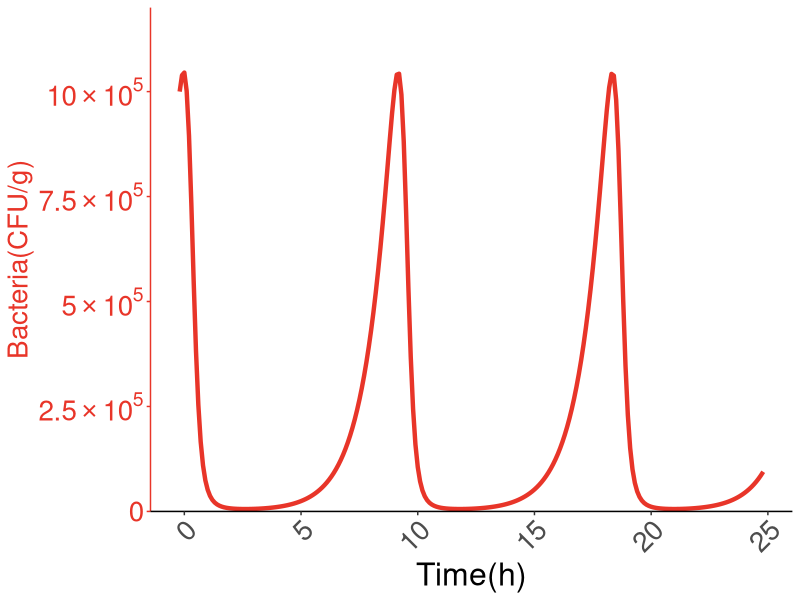
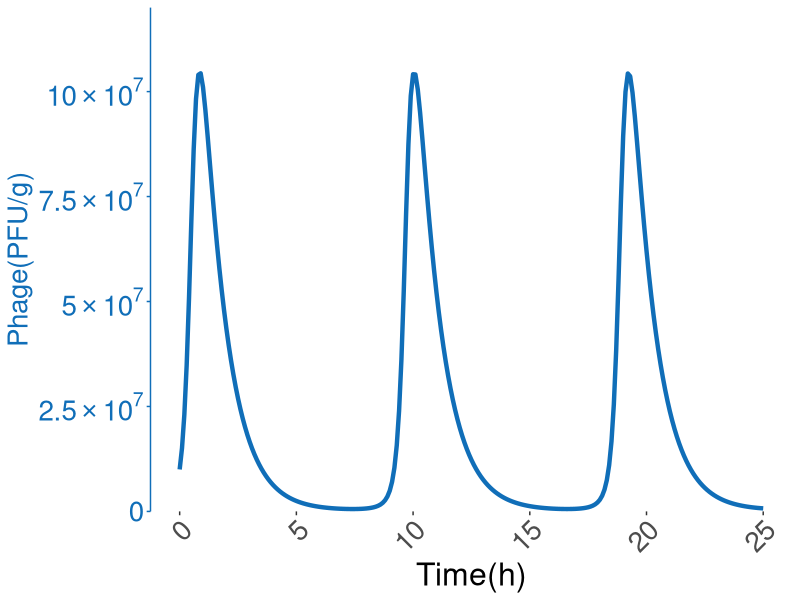
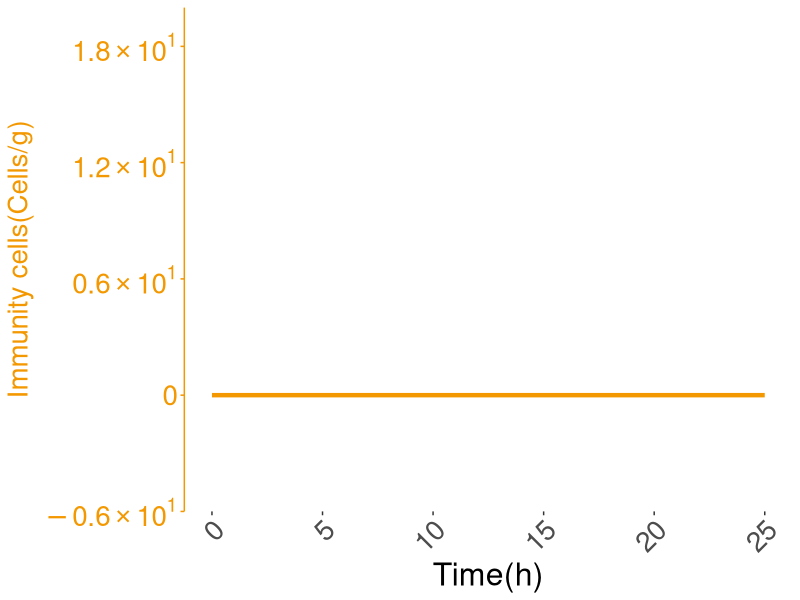

Write the R code that produced these figures, in order. (Note: this script raises an error after producing the figures.)
library(deSolve)
library(ggplot2)
library(gtable)
library(grid)


hinvert_title_grob <- function(grob){
  # 交换宽度
  widths <- grob$widths
  grob$widths[1] <- widths[3]
  grob$widths[3] <- widths[1]
  grob$vp[[1]]$layout$widths[1] <- widths[3]
  grob$vp[[1]]$layout$widths[3] <- widths[1]
  
  # 修改对齐
  grob$children[[1]]$hjust <- 1 - grob$children[[1]]$hjust 
  grob$children[[1]]$vjust <- 1 - grob$children[[1]]$vjust 
  grob$children[[1]]$x <- unit(1, "npc") - grob$children[[1]]$x
  grob
}

add_yaxis_left <- function(g1, g2) {
  # 将坐标轴添加到左侧
  # 添加坐标轴
  pos <- c(subset(g1$layout, name == "ylab-l", select = t:r))
  index <- which(g2$layout$name == "axis-l")
  yaxis <- g2$grobs[[index]]
  # 先添加 3mm 间距
  g <- gtable_add_cols(g1, unit(3, "mm"), pos$l - 1)
  # 再添加轴
  g <- gtable_add_cols(g, g2$widths[g2$layout[index, ]$l], pos$l - 1)
  g <- gtable_add_grob(g, yaxis, pos$t, pos$l, pos$b, pos$l, clip = "off", name = "axis-l")
  # 添加轴标签
  index <- which(g2$layout$name == "ylab-l")
  ylab <- g2$grobs[[index]]
  g <- gtable_add_cols(g, g2$widths[g2$layout[index, ]$l], pos$l - 1)
  g <- gtable_add_grob(g, ylab, pos$t, pos$l, pos$b, pos$l, clip = "off", name = "ylab-l")
  g
}

add_yaxis_right <- function(g1, g2, pos) {
  # 将坐标轴添加到右侧
  # ============ 2. 轴标签 ============ #
  index <- which(g2$layout$name == "ylab-l")
  ylab <- g2$grobs[[index]]
  ylab <- hinvert_title_grob(ylab)
  # 添加轴标签
  g <- gtable_add_cols(g1, g2$widths[g2$layout[index, ]$l], pos$r)
  g <- gtable_add_grob(g, ylab, pos$t, pos$r + 1, pos$b, pos$r + 1, clip = "off", name = "ylab-r")
  # ============ 3. 轴设置 ============ #
  index <- which(g2$layout$name == "axis-l")
  yaxis <- g2$grobs[[index]]
  # 将 Y 轴线移动到最左边
  yaxis$children[[1]]$x <- unit.c(unit(0, "npc"), unit(0, "npc"))
  # 交换刻度线和刻度标签
  ticks <- yaxis$children[[2]]
  ticks$widths <- rev(ticks$widths)
  ticks$grobs <- rev(ticks$grobs)
  # 移动刻度线
  ticks$grobs[[1]]$x <- ticks$grobs[[1]]$x - unit(1, "npc") + unit(3, "pt")
  # 刻度标签位置转换和对齐
  ticks$grobs[[2]] <- hinvert_title_grob(ticks$grobs[[2]])
  yaxis$children[[2]] <- ticks
  # 添加轴，unit(3, "mm") 增加轴间距
  g <- gtable_add_cols(g, g2$widths[g2$layout[index, ]$l] + unit(3, "mm"), pos$r)
  g <- gtable_add_grob(g, yaxis, pos$t, pos$r + 1, pos$b, pos$r + 1, clip = "off", name = "axis-r")
  g
}

add_yaxis <- function(g1, g2, offset = 0) {
  # ============ 1. 主绘图区 ============ #
  # 获取主绘图区域
  pos <- c(subset(g1$layout, name == "panel", select = t:r))
  # 添加图形
  g <- gtable_add_grob(g1, g2$grobs[[which(g2$layout$name == "panel")]], 
                       pos$t, pos$l, pos$b * ((offset - 2) * 0.00001 + 1), pos$l)
  if (offset > 3 && offset %% 2 == 0) {
    g <- add_yaxis_left(g, g2)
  } else {
    g <- add_yaxis_right(g, g2, pos)
  }
  g
}

# 接受可变参数，可添加多个 Y 轴
plot_multi_yaxis <- function(..., right_label_reverse = TRUE) {
  args <- list(...)
  my_theme <- theme(panel.grid = element_blank(), panel.background = element_rect(fill = NA))
  len <- length(args)
  args[[1]] <- args[[1]] + my_theme
  g <- ggplotGrob(args[[1]])
  for (i in len:2) { 
    if (i < 4 || i %% 2 && right_label_reverse) {
      # 为轴标签添加旋转
      args[[i]] <- args[[i]] + 
        theme(axis.title.y = element_text(angle = 270))
    }
    args[[i]] <- args[[i]] + my_theme
    # 获取 gtable 对象
    g2 <- ggplotGrob(args[[i]])
    g <- add_yaxis(g, g2, offset = i)
  }
  # 绘制图形
  grid.newpage()
  grid.draw(g)
}

####################################### Immunity non-existance

r = 1
phi = 5*10^-8
eps = 0
KD = 2.2*10^6
KC = 10^9

beta = 100
phi = 5*10^-8
omg = 1

alpha = 0.97
KI = 2.4*10^7
KN = 10^5
Iomg = 0.05



derivs <- function(t,state, parms) {
  with(as.list(c(state, parms)), {
    
    dB <- r*B*(1-B/KC) - B*phi*P - eps*I*B/(1+B/KD)
    
    dP <- beta*phi*P*B - omg*P
    
    dI <- alpha * I * (1-I/KI) * B/(B + KN) - Iomg*I
    
    list(c(dB,dP,dI))
  })
}

state <- c(B = 10^6,P = 10^7,I = 0)
times <- seq(0, 25, 0.1)

parms <- c(r,phi,eps,KD,KC,
           beta,phi,omg,
           alpha,KI,KN)

yout <- ode(y = state, times = times, func = derivs, parms = parms,method = 'ode45')
#plot(yout)

########################## visualization
library(ggplot2)
options(scipen = 200)

dat = data.frame(Time = rep(yout[,1],3),
                 Value = c(yout[,2],yout[,3],yout[,4]),
                 Type = c(rep('Bacteria',nrow(yout)),
                          rep('Phage',nrow(yout)),
                          rep('Immunity cells',nrow(yout))
                 )
)


dat_b = subset(dat,dat$Type=='Bacteria')
dat_p = subset(dat,dat$Type=='Phage')
dat_i = subset(dat,dat$Type=='Immunity cells')

library(ggplot2)

p1 = ggplot(data=dat_b,aes(x=Time,y=Value))+
  geom_line(size=1.5,color="#FF6600") + theme_classic() + 
  theme(legend.position = 'none') + 
  ylab('CFU/g') + ggtitle('Bacteria') + xlab('') +
  scale_y_continuous(labels = c(expression(italic(0)),
                                expression(2.5%*%10^5),
                                expression(5.0%*%10^5),
                                expression(7.5%*%10^5),
                                expression(10.0%*%10^5)),
                     position = "left",
                     expand = c(0,0),
                     breaks = c(0,250000,500000,750000,1000000),
                     limits = c(0,1100000))


p2 = ggplot(data=dat_p,aes(x=Time,y=Value))+
  geom_line(size=1.5,color="#33CC99") + theme_classic() + 
  theme(legend.position = 'none') + 
  ylab('PFU/g') + ggtitle('Phage') + xlab('') +
  scale_y_continuous(labels = c(expression(italic(0)),
                                expression(2.5%*%10^7),
                                expression(5.0%*%10^7),
                                expression(7.5%*%10^7),
                                expression(10.0%*%10^7)),
                     position = "left",
                     expand = c(0,0),
                     breaks = c(0,25000000,50000000,75000000,100000000),
                     limits = c(0,110000000))


p3 = ggplot(data=dat_i,aes(x=Time,y=Value))+
  geom_line(size=1.5,color="#6633FF") + theme_classic() + 
  theme(legend.position = 'none') + 
  ylab('Cells/g') + ggtitle('Immunity cells') + xlab('')



dd = data.frame(cbind(Time = yout[,1],Bacteria = yout[,2],Phage = yout[,3],Immunity = yout[,4]))

colors <- c('#E83529', '#106EB8', '#F39800')
p1 <- ggplot(dd, aes(Time, Bacteria, group = 1)) + 
  geom_line(size=1.5,colour = colors[1], position = position_nudge(x = -0.2)) + 
  labs(x = "Time(h)", y = "Bacteria(CFU/g)") +
  scale_y_continuous(limits = c(0,1200000), expand = c(0,0),
                     labels = c(expression(italic(0)),
                                expression(2.5%*%10^5),
                                expression(5.0%*%10^5),
                                expression(7.5%*%10^5),
                                expression(10.0%*%10^5)),
                     breaks = c(0,250000,500000,750000,1000000)) +
  theme(panel.grid = element_blank(), 
        panel.background = element_rect(fill = NA), 
        axis.text.y = element_text(color = colors[1],size = 20),
        axis.ticks.y = element_line(color = colors[1]),
        axis.title.x = element_text(size = 23),
        axis.title.y = element_text(color = colors[1],size = 20), 
        axis.line.y = element_line(color = colors[1]),
        axis.line.x = element_line(color = 'black'),
        axis.text.x = element_text(size = 20,angle = 45, hjust = 1, vjust = 1)
  )


p2 <- ggplot(dd, aes(Time, Phage, group = 1)) + 
  geom_line(size=1.5,colour = colors[2]) + 
  labs(x = "Time(h)", y = "Phage(PFU/g)") +
  scale_y_continuous(limits = c(0,120000000), expand = c(0,0),
                     labels = c(expression(italic(0)),
                                expression(2.5%*%10^7),
                                expression(5.0%*%10^7),
                                expression(7.5%*%10^7),
                                expression(10.0%*%10^7)),
                     breaks = c(0,25000000,50000000,75000000,100000000))  +
  theme(panel.grid = element_blank(), 
        panel.background = element_rect(fill = NA), 
        axis.text.y = element_text(color = colors[2],size = 20),
        axis.ticks.y = element_line(color = colors[2]),
        axis.title.x = element_text(size = 23),
        axis.title.y = element_text(color = colors[2],size = 20), 
        axis.line.y = element_line(color = colors[2]), 
        axis.text.x = element_text(size = 20,angle = 45, hjust = 1, vjust = 1)
  )



p3 <- ggplot(dd, aes(Time, Immunity, group = 1)) + 
  geom_line(size=1.5,colour = colors[3]) + 
  scale_y_continuous(limits = c(-6, 20), expand = c(0,0),
                     labels = c(expression(italic(-0.6%*%10^1)),
                                expression(0),
                                expression(0.6%*%10^1),
                                expression(1.2%*%10^1),
                                expression(1.8%*%10^1)),
                     breaks = c(-6,0,6,12,18)) +
  labs(x = "Time(h)", y = expression("Immunity cells(Cells/g)")) +
  theme(panel.grid = element_blank(), 
        panel.background = element_rect(fill = NA), 
        axis.text.y = element_text(color = colors[3],size = 20),
        axis.ticks.y = element_line(color = colors[3]),
        axis.title.x = element_text(size = 23),
        axis.title.y = element_text(color = colors[3],size = 20), 
        axis.line.y = element_line(color = colors[3]), 
        axis.text.x = element_text(size = 20,angle = 45, hjust = 1, vjust = 1)
  )


plot_multi_yaxis(p1, p2, p3)



############################## Immunity existance strong


r = 1
phi = 5*10^-8
eps = 8.2*10^-8
KD = 2.2*10^6
KC = 10^9

beta = 100
phi = 5*10^-8
omg = 1

alpha = 0.97
KI = 2.4*10^7
KN = 10^5
Iomg = 0.05


derivs <- function(t,state, parms) {
  with(as.list(c(state, parms)), {
    
    dB <- r*B*(1-B/KC) - B*phi*P - eps*I*B/(1+B/KD)
    
    dP <- beta*phi*P*B - omg*P
    
    dI <- alpha * I * (1-I/KI) * B/(B + KN) - Iomg*I
    
    list(c(dB,dP,dI))
  })
}

state <- c(B = 10^6,P = 10^7,I = 2.7*10^6)
times <- seq(0, 25, 0.1)

parms <- c(r,phi,eps,KD,KC,
           beta,phi,omg,
           alpha,KI,KN)

yout <- ode(y = state, times = times, func = derivs, parms = parms,method = 'ode45')
#plot(yout)

########################## visualization
library(ggplot2)
options(scipen = 200)

dat = data.frame(Time = rep(yout[,1],3),
                 Value = c(yout[,2],yout[,3],yout[,4]),
                 Type = c(rep('Bacteria',nrow(yout)),
                          rep('Phage',nrow(yout)),
                          rep('Immunity cells',nrow(yout))
                 )
)


dat_b = subset(dat,dat$Type=='Bacteria')
dat_p = subset(dat,dat$Type=='Phage')
dat_i = subset(dat,dat$Type=='Immunity cells')

library(ggplot2)

p4 = ggplot(data=dat_b,aes(x=Time,y=Value))+
  geom_line(size=1.5,color="#FF6600") + theme_classic() + 
  theme(legend.position = 'none') + 
  ylab('CFU/g') + xlab('') +
  scale_y_continuous(labels = c(expression(italic(0)),
                                expression(2.5%*%10^5),
                                expression(5.0%*%10^5),
                                expression(7.5%*%10^5),
                                expression(10.0%*%10^5)),
                     position = "left",
                     expand = c(0,0),
                     breaks = c(0,250000,500000,750000,1000000),
                     limits = c(0,1000000))



p5 = ggplot(data=dat_p,aes(x=Time,y=Value))+
  geom_line(size=1.5,color="#33CC99") + theme_classic() + 
  theme(legend.position = 'none') + 
  ylab('PFU/g') + xlab('') +
  scale_y_continuous(labels = c(expression(italic(0)),
                                expression(2.5%*%10^7),
                                expression(5.0%*%10^7),
                                expression(7.5%*%10^7),
                                expression(10.0%*%10^7)),
                     position = "left",
                     expand = c(0,0),
                     breaks = c(0,25000000,50000000,75000000,100000000),
                     limits = c(0,100000000))


p6 = ggplot(data=dat_i,aes(x=Time,y=Value))+
  geom_line(size=1.5,color="#6633FF") + theme_classic() + 
  theme(legend.position = 'none') + 
  ylab('Cells/g') + xlab('') +
  scale_y_continuous(labels = c(expression(italic(0)),
                                expression(0.5%*%10^7),
                                expression(1.0%*%10^7),
                                expression(1.5%*%10^7),
                                expression(2.0%*%10^7)),
                     position = "left",
                     expand = c(0,0),
                     breaks = c(0,5000000,10000000,15000000,20000000),
                     limits = c(0,20000000))


dd = data.frame(cbind(Time = yout[,1],Bacteria = yout[,2],Phage = yout[,3],Immunity = yout[,4]))

colors <- c('#E83529', '#106EB8', '#F39800')
p1 <- ggplot(dd, aes(Time, Bacteria, group = 1)) + 
  geom_line(size=1.5,colour = colors[1], position = position_nudge(x = -0.2)) + 
  labs(x = "Time(h)", y = "Bacteria(CFU/g)") +
  scale_y_continuous(limits = c(0,1200000), expand = c(0,0),
                     labels = c(expression(italic(0)),
                                expression(2.5%*%10^5),
                                expression(5.0%*%10^5),
                                expression(7.5%*%10^5),
                                expression(10.0%*%10^5)),
                     breaks = c(0,250000,500000,750000,1000000)) +
  theme(panel.grid = element_blank(), 
        panel.background = element_rect(fill = NA), 
        axis.text.y = element_text(color = colors[1],size = 20),
        axis.ticks.y = element_line(color = colors[1]),
        axis.title.x = element_text(size = 23),
        axis.title.y = element_text(color = colors[1],size = 20), 
        axis.line.y = element_line(color = colors[1]),
        axis.line.x = element_line(color = 'black'),
        axis.text.x = element_text(size = 20,angle = 45, hjust = 1, vjust = 1)
  )


p2 <- ggplot(dd, aes(Time, Phage, group = 1)) + 
  geom_line(size=1.5,colour = colors[2]) + 
  labs(x = "Time(h)", y = "Phage(PFU/g)") +
  scale_y_continuous(limits = c(0,120000000), expand = c(0,0),
                     labels = c(expression(italic(0)),
                                expression(2.5%*%10^7),
                                expression(5.0%*%10^7),
                                expression(7.5%*%10^7),
                                expression(10.0%*%10^7)),
                     breaks = c(0,25000000,50000000,75000000,100000000))  +
  theme(panel.grid = element_blank(), 
        panel.background = element_rect(fill = NA), 
        axis.text.y = element_text(color = colors[2],size = 20),
        axis.ticks.y = element_line(color = colors[2]),
        axis.title.x = element_text(size = 23),
        axis.title.y = element_text(color = colors[2],size = 20), 
        axis.line.y = element_line(color = colors[2]),
        axis.line.x = element_line(color = 'black'),
        axis.text.x = element_text(size = 20,angle = 45, hjust = 1, vjust = 1)
  )


p3 <- ggplot(dd, aes(Time, Immunity, group = 1)) + 
  geom_line(size=1,colour = colors[3]) + 
  scale_y_continuous(limits = c(0,22000000), expand = c(0,0),
                     labels = c(expression(italic(0)),
                                expression(0.5%*%10^7),
                                expression(1.0%*%10^7),
                                expression(1.5%*%10^7),
                                expression(2.0%*%10^7)),
                     breaks = c(0,5000000,10000000,15000000,20000000)) +
  labs(x = "Time(h)", y = expression("Immunity cells(Cells/g)")) +
  theme(panel.grid = element_blank(), 
        panel.background = element_rect(fill = NA), 
        axis.text.y = element_text(color = colors[3],size = 20),
        axis.ticks.y = element_line(color = colors[3]),
        axis.title.x = element_text(size = 23),
        axis.title.y = element_text(color = colors[3],size = 20), 
        axis.line.y = element_line(color = colors[3]),
        axis.line.x = element_line(color = 'black'),
        axis.text.x = element_text(size = 20,angle = 45, hjust = 1, vjust = 1)
  )

plot_multi_yaxis(p1, p2, p3)



############################## Immunity existance weak


r = 1
phi = 5*10^-8
eps = 8.2*10^-8
KD = 2.2*10^6
KC = 10^9

beta = 100
phi = 5*10^-8
omg = 1

alpha = 0.05
KI = 2.4*10^7
KN = 10^5
Iomg = 0.005


derivs <- function(t,state, parms) {
  with(as.list(c(state, parms)), {
    
    dB <- r*B*(1-B/KC) - B*phi*P - eps*I*B/(1+B/KD)
    
    dP <- beta*phi*P*B - omg*P
    
    dI <- alpha * I * (1-I/KI) * B/(B + KN) - Iomg*I
    
    list(c(dB,dP,dI))
  })
}

state <- c(B = 10^6,P = 10^7,I = 2.7*10^6)
times <- seq(0, 25, 0.1)

parms <- c(r,phi,eps,KD,KC,
           beta,phi,omg,
           alpha,KI,KN)

yout <- ode(y = state, times = times, func = derivs, parms = parms,method = 'ode45')
#plot(yout)

########################## visualization
library(ggplot2)
options(scipen = 200)

dat = data.frame(Time = rep(yout[,1],3),
                 Value = c(yout[,2],yout[,3],yout[,4]),
                 Type = c(rep('Bacteria',nrow(yout)),
                          rep('Phage',nrow(yout)),
                          rep('Immunity cells',nrow(yout))
                 )
)


dat_b = subset(dat,dat$Type=='Bacteria')
dat_p = subset(dat,dat$Type=='Phage')
dat_i = subset(dat,dat$Type=='Immunity cells')

library(ggplot2)

p7 = ggplot(data=dat_b,aes(x=Time,y=Value))+
  geom_line(size=1.5,color="#FF6600") + theme_classic() + 
  theme(legend.position = 'none') + 
  ylab('CFU/g') + xlab('Time(h)') +
  scale_y_continuous(labels = c(expression(italic(0)),
                                expression(2.5%*%10^5),
                                expression(5.0%*%10^5),
                                expression(7.5%*%10^5),
                                expression(10.0%*%10^5)),
                     position = "left",
                     expand = c(0,0),
                     breaks = c(0,250000,500000,750000,1000000),
                     limits = c(0,1200000))



p8 = ggplot(data=dat_p,aes(x=Time,y=Value))+
  geom_line(size=1.5,color="#33CC99") + theme_classic() + 
  theme(legend.position = 'none') + 
  ylab('PFU/g') + xlab('Time(h)') +
  scale_y_continuous(labels = c(expression(italic(0)),
                                expression(2.5%*%10^7),
                                expression(5.0%*%10^7),
                                expression(7.5%*%10^7),
                                expression(10.0%*%10^7)),
                     position = "left",
                     expand = c(0,0),
                     breaks = c(0,25000000,50000000,75000000,100000000),
                     limits = c(0,110000000))


p9 = ggplot(data=dat_i,aes(x=Time,y=Value))+
  geom_line(size=1.5,color="#6633FF") + theme_classic() + 
  theme(legend.position = 'none') + 
  ylab('Cells/g') + xlab('Time(h)') +
  scale_y_continuous(labels = c(expression(italic(0)),
                                expression(1.0%*%10^6),
                                expression(2.0%*%10^6),
                                expression(3.0%*%10^6),
                                expression(4.0%*%10^6)),
                     position = "left",
                     expand = c(0,0),
                     breaks = c(0,1000000,2000000,3000000,4000000),
                     limits = c(0,4000000))


dd = data.frame(cbind(Time = yout[,1],Bacteria = yout[,2],Phage = yout[,3],Immunity = yout[,4]))

colors <- c('#E83529', '#106EB8', '#F39800')
p1 <- ggplot(dd, aes(Time, Bacteria, group = 1)) + 
  geom_line(size=1.5,colour = colors[1], position = position_nudge(x = -0.2)) + 
  labs(x = "Time(h)", y = "Bacteria(CFU/g)") +
  scale_y_continuous(limits = c(0,1200000), expand = c(0,0),
                     labels = c(expression(italic(0)),
                                expression(2.5%*%10^5),
                                expression(5.0%*%10^5),
                                expression(7.5%*%10^5),
                                expression(10.0%*%10^5)),
                     breaks = c(0,250000,500000,750000,1000000)) +
  theme(panel.grid = element_blank(), 
        panel.background = element_rect(fill = NA), 
        axis.text.y = element_text(color = colors[1],size = 20),
        axis.ticks.y = element_line(color = colors[1]),
        axis.title.x = element_text(size = 23),
        axis.title.y = element_text(color = colors[1],size = 20), 
        axis.line.y = element_line(color = colors[1]),
        axis.line.x = element_line(color = 'black'),
        axis.text.x = element_text(size = 20,angle = 45, hjust = 1, vjust = 1)
  )



p2 <- ggplot(dd, aes(Time, Phage, group = 1)) + 
  geom_line(size=1.5,colour = colors[2]) + 
  labs(x = "Time(h)", y = "Phage(PFU/g)") +
  scale_y_continuous(limits = c(0,120000000), expand = c(0,0),
                     labels = c(expression(italic(0)),
                                expression(2.5%*%10^7),
                                expression(5.0%*%10^7),
                                expression(7.5%*%10^7),
                                expression(10.0%*%10^7)),
                     breaks = c(0,25000000,50000000,75000000,100000000))  +
  theme(panel.grid = element_blank(), 
        panel.background = element_rect(fill = NA), 
        axis.text.y = element_text(color = colors[2],size = 20),
        axis.ticks.y = element_line(color = colors[2]),
        axis.title.x = element_text(size = 23),
        axis.title.y = element_text(color = colors[2],size = 20), 
        axis.line.y = element_line(color = colors[2]),
        axis.text.x = element_text(size = 20,angle = 45, hjust = 1, vjust = 1)
  )


p3 <- ggplot(dd, aes(Time, Immunity, group = 1)) + 
  geom_line(size=1.5,colour = colors[3]) + 
  scale_y_continuous(limits = c(0,22000000), expand = c(0,0),
                     labels = c(expression(italic(0)),
                                expression(0.5%*%10^7),
                                expression(1.0%*%10^7),
                                expression(1.5%*%10^7),
                                expression(2.0%*%10^7)),
                     breaks = c(0,5000000,10000000,15000000,20000000)) +
  labs(x = "Time(h)", y = expression("Immunity cells(Cells/g)")) +
  theme(panel.grid = element_blank(), 
        panel.background = element_rect(fill = NA), 
        axis.text.y = element_text(color = colors[3],size = 20),
        axis.ticks.y = element_line(color = colors[3]),
        axis.title.x = element_text(size = 23),
        axis.title.y = element_text(color = colors[3],size = 20), 
        axis.line.y = element_line(color = colors[3]),
        axis.text.x = element_text(size = 20,angle = 45, hjust = 1, vjust = 1)
  )



plot_multi_yaxis(p1, p2, p3)



################################
############################## Immunity existance weak without phage


r = 1
phi = 0
eps = 5*10^-8
KD = 2.2*10^6
KC = 10^9

beta = 100
phi = 0
omg = 0

alpha = 0.97
KI = 2.4*10^7
KN = 10^5
Iomg = 0.5


derivs <- function(t,state, parms) {
  with(as.list(c(state, parms)), {
    
    dB <- r*B*(1-B/KC) - B*phi*P - eps*I*B/(1+B/KD)
    
    dP <- beta*phi*P*B - omg*P
    
    dI <- alpha * I * (1-I/KI) * B/(B + KN) - Iomg*I
    
    list(c(dB,dP,dI))
  })
}

state <- c(B = 10^6,P = 0,I = 2.7*10^6)
times <- seq(0, 25, 0.1)

parms <- c(r,phi,eps,KD,KC,
           beta,phi,omg,
           alpha,KI,KN)

yout <- ode(y = state, times = times, func = derivs, parms = parms,method = 'ode45')
plot(yout)


########################## visualization
library(ggplot2)
options(scipen = 200)

dat = data.frame(Time = rep(yout[,1],3),
                 Value = c(yout[,2],yout[,3],yout[,4]),
                 Type = c(rep('Bacteria',nrow(yout)),
                          rep('Phage',nrow(yout)),
                          rep('Immunity cells',nrow(yout))
                 )
)


dat_b = subset(dat,dat$Type=='Bacteria')
dat_p = subset(dat,dat$Type=='Phage')
dat_i = subset(dat,dat$Type=='Immunity cells')


library(ggplot2)

p10 = ggplot(data=dat_b,aes(x=Time,y=Value))+
  geom_line(size=1.5,color="#FF6600") + theme_classic() + 
  theme(legend.position = 'none') + 
  ylab('CFU/g') + xlab('Time(h)') +
  scale_y_continuous(labels = c(expression(italic(0)),
                                expression(2.5%*%10^8),
                                expression(5.0%*%10^8),
                                expression(7.5%*%10^8),
                                expression(10.0%*%10^8)),
                     position = "left",
                     expand = c(0,0),
                     breaks = c(0,250000000,500000000,750000000,1000000000),
                     limits = c(0,1100000000))



p11 = ggplot(data=dat_p,aes(x=Time,y=Value))+
  geom_line(size=1.5,color="#33CC99") + theme_classic() + 
  theme(legend.position = 'none') + 
  ylab('PFU/g') + xlab('Time(h)')



p12 = ggplot(data=dat_i,aes(x=Time,y=Value))+
  geom_line(size=1.5,color="#6633FF") + theme_classic() + 
  theme(legend.position = 'none') + 
  ylab('Cells/g') + xlab('Time(h)')
  scale_y_continuous(labels = c(expression(italic(0)),
                                expression(2.5%*%10^6),
                                expression(5.0%*%10^6),
                                expression(7.5%*%10^6),
                                expression(10.0%*%10^6)),
                     position = "left",
                     expand = c(0,0),
                     breaks = c(0,2500000,5000000,7500000,10000000),
                     limits = c(0,12500000))


dd = data.frame(cbind(Time = yout[,1],Bacteria = yout[,2],Phage = yout[,3],Immunity = yout[,4]))

colors <- c('#E83529', '#106EB8', '#F39800')
p1 <- ggplot(dd, aes(Time, Bacteria, group = 1)) + 
  geom_line(size=1,colour = colors[1], position = position_nudge(x = -0.2)) + 
  labs(x = "Time(h)", y = "Bacteria(CFU/g)") +
  scale_y_continuous(limits = c(0,1100000000), expand = c(0,0),
                     llabels = c(expression(italic(0)),
                                 expression(2.5%*%10^8),
                                 expression(5.0%*%10^8),
                                 expression(7.5%*%10^8),
                                 expression(10.0%*%10^8)),
                     breaks = c(0,250000000,500000000,750000000,1000000000)) +
  theme(panel.grid = element_blank(), 
        panel.background = element_rect(fill = NA), 
        axis.text.y = element_text(color = colors[1],size = 15), 
        axis.ticks.y = element_line(color = colors[1]), 
        axis.title.x = element_text(size = 20),
        axis.title.y = element_text(color = colors[1],size = 20), 
        axis.line.y = element_line(color = colors[1]), 
        axis.line.x = element_line(color = 'black'),
        axis.text.x = element_text(size = 15,angle = 45, hjust = 1, vjust = 1)
  )


p2 <- ggplot(dd, aes(Time, Phage, group = 1)) + 
  geom_line(size=1,colour = colors[2]) + 
  labs(x = "Time(h)", y = "Phage(PFU/g)") +
  scale_y_continuous(limits = c(-5,20), expand = c(0,0))  +
  theme(panel.grid = element_blank(), 
        panel.background = element_rect(fill = NA), 
        axis.text.y = element_text(color = colors[2],size = 15), 
        axis.ticks.y = element_line(color = colors[2]),
        axis.title.x = element_text(size = 20),
        axis.title.y = element_text(color = colors[2],size = 20), 
        axis.line.y = element_line(color = colors[2]), 
        axis.text.x = element_text(size = 15,angle = 45, hjust = 1, vjust = 1)
  )

p3 <- ggplot(dd, aes(Time, Immunity, group = 1)) + 
  geom_line(size=1,colour = colors[3]) + 
  scale_y_continuous(limits = c(0,12500000), expand = c(0,0),
                     labels = c(expression(italic(0)),
                                expression(2.5%*%10^6),
                                expression(5.0%*%10^6),
                                expression(7.5%*%10^6),
                                expression(10.0%*%10^6)),
                     breaks = c(0,2500000,5000000,7500000,10000000)) +
  labs(x = "Time(h)", y = expression("Immunity cells(Cells/g)")) +
  theme(panel.grid = element_blank(), 
        panel.background = element_rect(fill = NA), 
        axis.text.y = element_text(color = colors[3],size = 15), 
        axis.ticks.y = element_line(color = colors[3]),
        axis.title.x = element_text(size = 20),
        axis.title.y = element_text(color = colors[3],size = 20), 
        axis.line.y = element_line(color = colors[3]), 
        axis.text.x = element_text(size = 15,angle = 45, hjust = 1, vjust = 1)
  )


plot_multi_yaxis(p1, p2, p3)


  
  
############################## Immunity existance strong without phage


r = 1
phi = 0
eps = 16.4*10^-8
KD = 2.2*10^6
KC = 10^9

beta = 100
phi = 0
omg = 0

alpha = 0.97
KI = 2.4*10^7
KN = 10^5
Iomg = 0.05


derivs <- function(t,state, parms) {
  with(as.list(c(state, parms)), {
    
    dB <- r*B*(1-B/KC) - B*phi*P - eps*I*B/(1+B/KD)
    
    dP <- beta*phi*P*B - omg*P
    
    dI <- alpha * I * (1-I/KI) * B/(B + KN) - Iomg*I
    
    list(c(dB,dP,dI))
  })
}

state <- c(B = 10^6,P = 0,I = 2.7*10^6)
times <- seq(0, 25, 0.1)

parms <- c(r,phi,eps,KD,KC,
           beta,phi,omg,
           alpha,KI,KN)

yout <- ode(y = state, times = times, func = derivs, parms = parms,method = 'ode45')
plot(yout)

########################## visualization
library(ggplot2)
options(scipen = 200)

dat = data.frame(Time = rep(yout[,1],3),
                 Value = c(yout[,2],yout[,3],yout[,4]),
                 Type = c(rep('Bacteria',nrow(yout)),
                          rep('Phage',nrow(yout)),
                          rep('Immunity cells',nrow(yout))
                 )
)


dat_b = subset(dat,dat$Type=='Bacteria')
dat_p = subset(dat,dat$Type=='Phage')
dat_i = subset(dat,dat$Type=='Immunity cells')


library(ggplot2)

p13 = ggplot(data=dat_b,aes(x=Time,y=Value))+
  geom_line(size=1.5,color="#FF6600") + theme_classic() + 
  theme(legend.position = 'none') + 
  ylab('CFU/g') + xlab('Time(h)') +
  scale_y_continuous(labels = c(expression(italic(0)),
                                expression(1.0%*%10^6),
                                expression(2.0%*%10^6),
                                expression(3.0%*%10^6)),
                     position = "left",
                     expand = c(0,0),
                     breaks = c(0,1000000,2000000,3000000),
                     limits = c(0,3300000))



p14 = ggplot(data=dat_p,aes(x=Time,y=Value))+
  geom_line(size=1.5,color="#33CC99") + theme_classic() + 
  theme(legend.position = 'none') + 
  ylab('PFU/g') + xlab('Time(h)')



p15 = ggplot(data=dat_i,aes(x=Time,y=Value))+
  geom_line(size=1.5,color="#6633FF") + theme_classic() + 
  theme(legend.position = 'none') + 
  ylab('Cells/g') + xlab('Time(h)') + 
  scale_y_continuous(labels = c(expression(italic(0)),
                                expression(5.0%*%10^6),
                                expression(10.0%*%10^6),
                                expression(15.0%*%10^6),
                                expression(20.0%*%10^6)),
                     position = "left",
                     expand = c(0,0),
                     breaks = c(0,5000000,10000000,15000000,20000000),
                     limits = c(0,23000000))



dd = data.frame(cbind(Time = yout[,1],Bacteria = yout[,2],Phage = yout[,3],Immunity = yout[,4]))

colors <- c('#E83529', '#106EB8', '#F39800')
p1 <- ggplot(dd, aes(Time, Bacteria, group = 1)) + 
  geom_line(size=1,colour = colors[1], position = position_nudge(x = -0.2)) + 
  labs(x = "Time(h)", y = "Bacteria(CFU/g)") +
  scale_y_continuous(limits = c(0,3300000), expand = c(0,0),
                     labels = c(expression(italic(0)),
                                expression(1.0%*%10^6),
                                expression(2.0%*%10^6),
                                expression(3.0%*%10^6)),
                     breaks = c(0,1000000,2000000,3000000)) +
  theme(panel.grid = element_blank(), 
        panel.background = element_rect(fill = NA), 
        axis.text.y = element_text(color = colors[1],size = 15), 
        axis.ticks.y = element_line(color = colors[1]), 
        axis.title.x = element_text(size = 20),
        axis.title.y = element_text(color = colors[1],size = 20), 
        axis.line.y = element_line(color = colors[1]), 
        axis.line.x = element_line(color = 'black'),
        axis.text.x = element_text(size = 15,angle = 45, hjust = 1, vjust = 1)
  )


p2 <- ggplot(dd, aes(Time, Phage, group = 1)) + 
  geom_line(size=1,colour = colors[2]) + 
  labs(x = "Time(h)", y = "Phage(PFU/g)") +
  scale_y_continuous(limits = c(-5,20), expand = c(0,0))  +
  theme(panel.grid = element_blank(), 
        panel.background = element_rect(fill = NA), 
        axis.text.y = element_text(color = colors[2],size = 15), 
        axis.ticks.y = element_line(color = colors[2]),
        axis.title.x = element_text(size = 20),
        axis.title.y = element_text(color = colors[2],size = 20), 
        axis.line.y = element_line(color = colors[2]), 
        axis.text.x = element_text(size = 15,angle = 45, hjust = 1, vjust = 1)
  )


p3 <- ggplot(dd, aes(Time, Immunity, group = 1)) + 
  geom_line(size=1,colour = colors[3]) + 
  scale_y_continuous(limits = c(0,23000000), expand = c(0,0),
                     labels = c(expression(italic(0)),
                                expression(1.0%*%10^6),
                                expression(2.0%*%10^6),
                                expression(3.0%*%10^6)),
                     breaks = c(0,5000000,10000000,15000000,20000000)) +
  labs(x = "Time(h)", y = expression("Immunity cells(Cells/g)")) +
  theme(panel.grid = element_blank(), 
        panel.background = element_rect(fill = NA), 
        axis.text.y = element_text(color = colors[3],size = 15), 
        axis.ticks.y = element_line(color = colors[3]),
        axis.title.x = element_text(size = 20),
        axis.title.y = element_text(color = colors[3],size = 20), 
        axis.line.y = element_line(color = colors[3]), 
        axis.text.x = element_text(size = 15,angle = 45, hjust = 1, vjust = 1)
  )

plot_multi_yaxis(p1, p2, p3)


##############################
library(patchwork)

(p1 + p2 + p3) / (p4 + p5 + p6) / (p7 + p8 + p9) / (p10 + p11 + p12) / (p13 + p14 + p15)


(p1 + p2 + p3) / (p4 + p5 + p6) / (p7 + p8 + p9)
